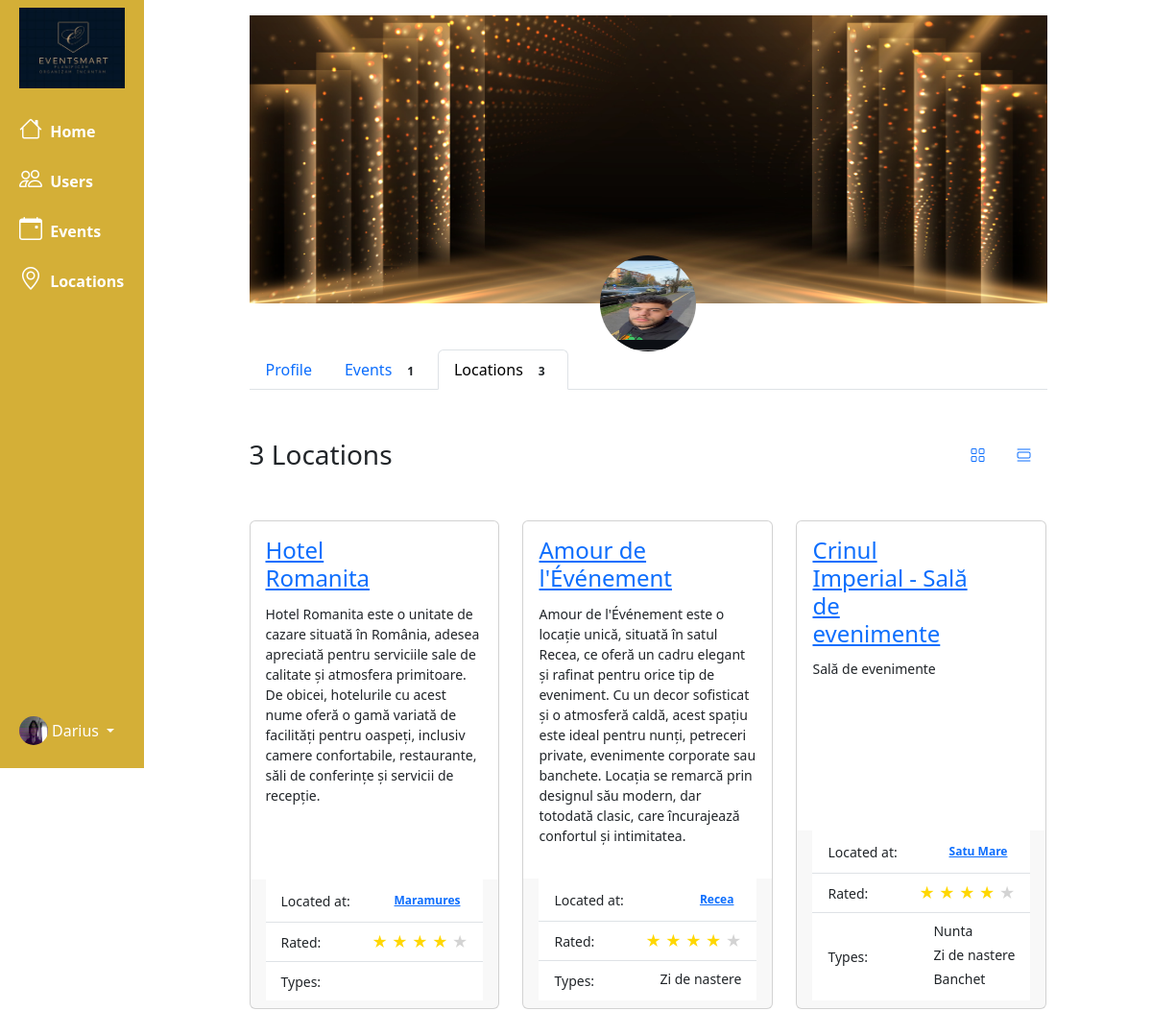
/view_user_locations/Andrei/ (signed in), run on the app's committed database.
### base/models.py (models this page shows, shortened)
class Profile(models.Model):
    user = models.OneToOneField(User, on_delete=models.CASCADE, null=True, blank=True)
    username = models.CharField(max_length=150, unique=True)
    password = models.CharField(max_length=128)
    email = models.EmailField()
    description = models.TextField(null=True, blank=True)
    photo = models.ImageField(upload_to='profile_photos/', null=True, blank=True)
    approved = models.BooleanField(default=False)
    number = models.CharField(max_length=15,default="+(40) 748364823")
    age = models.IntegerField(default=20)

class Location(models.Model):
    owner = models.ForeignKey(User, on_delete=models.SET_NULL, null=True)
    name = models.CharField(max_length=100)
    description = models.TextField(null=True, blank=True)
    gallery = models.ImageField(upload_to='images/', null=True, blank=True)
    location = models.TextField(max_length=30)
    types = models.ManyToManyField(Type, blank=True)
    seats_numbers = models.IntegerField(null=True, blank=True)
    created_at = models.DateTimeField(auto_now_add=True)
    cost = models.IntegerField(default=3000)
    number = models.CharField(max_length=20, default="+(40) 74 83 64 823")

class Type(models.Model):
    name = models.CharField(max_length=100)
    def __str__(self):
        return self.name

### base/views.py (the view)
@login_required(login_url='/login')
def viewUserLocations(request, pk):
    if not request.user.is_superuser:
            return HttpResponse("Only admin can access this page.")
    user = User.objects.get(username=pk)
    locations = Location.objects.filter(owner=user)
    loc_count = locations.count()
    events = Event.objects.filter(organized_by=user)
    ev_count = events.count()
    print("Count:",loc_count)
    context = {
    'locations':locations,
    'user':user,
    'ev_count':ev_count,
    'loc_count':loc_count
    }
    return render(request, 'base/admin-user-locations.html', context)

### base/context_processors.py (called while the page is built)
def media_url(request):
    return {
        'MEDIA_URL': settings.MEDIA_URL
    }

### base/templates/base/admin-user-locations.html (shortened to what this page needs)
{% extends 'main.html' %}
{% block content %}
<div class="container-fluid">
    <div class="row flex-nowrap">
<div class="col-auto siderbar col-md-2 forevents px-sm-1 px-0" style="flex: 0 0 12.5%; max-width: 12.5%;">
                <div class="d-flex flex-column align-items-center align-items-sm-start px-3 pt-2 text-white min-vh-100">
                    <a href="{% url 'home-admin' %}" class="d-flex align-items-center pb-3 mb-md-0 me-md-auto text-white text-decoration-none">
                        <img class="navbar-brand" style="width:100%" src="{{ MEDIA_URL }}logos/logo.jpg" alt="EventEase Logo">
                    </a>
                <ul class="nav nav-pills flex-column text-white mb-sm-auto mb-0 align-items-center align-items-sm-start" id="menu">
                    <li class="nav-item">
                        <a href="{% url 'home-admin' %}" class="nav-link align-middle px-0 text-white">
                            <i class="fs-4 bi-house"></i>
                            <span class="ms-1 d-none d-sm-inline">Home</span>
                        </a>
                    </li>
                    <li>
                        <a href="{% url 'users' %}" class="nav-link px-0 align-middle text-white">
                            <i class="fs-4 bi-people"></i>
                            <span class="ms-1 d-none d-sm-inline">Users</span>
                        </a>
                    </li>
                    <li>
                        <a href="{% url 'admin-events' %}" class="nav-link px-0 align-middle text-white">
                            <i class="fs-4 bi-calendar-event"></i>
                            <span class="ms-1 d-none d-sm-inline">Events</span>
                        </a>
                    </li>
                    <li>
                        <a href="{% url 'admin-locations' %}" class="nav-link px-0 align-middle text-white">
                            <i class="fs-4 bi-geo-alt"></i>
                            <span class="ms-1 d-none d-sm-inline">Locations</span>
                        </a>
                    </li>
                </ul>
                <div class="dropdown pb-4">
                    <a href="#" class="d-flex align-items-center text-white text-decoration-none dropdown-toggle"
                        id="dropdownUser1" data-bs-toggle="dropdown" aria-expanded="false">
                        <img src="{{ request.user.profile.photo.url }}" alt="hugenerd" width="30" height="30"
                            class="rounded-circle">
                        <span class="d-none d-sm-inline mx-1">{{ request.user.username }}</span>
                    </a>
                </div>
            </div>
        </div>
        <div class="col py-3 events view">
            <div class="content container-fluid">
                <div class="row justify-content-lg-center">
                   <div class="col-lg-10">
                      <div class="profile-cover" style="position: relative;">
                        <div class="profile-cover-img-wrapper">
                            <img style="width: 100%; height: 300px; object-fit:cover;" class="logo" src="{{ MEDIA_URL }}logos/Login Picture.jpg" alt="EventEase Logo">
                        </div>
                    </div>
                    <div class="text-center mb-5" style="position: relative;">
                        <div class="avatar avatar-xxl avatar-circle profile-cover-avatar"
                             style="position: absolute; top: -50px; left: 50%; transform: translateX(-50%);">
                            <img class="avatar-img"
                                 style="width: 100px; height: 100px; border-radius: 50%;"
                                 src="{{ user.profile.photo.url }}"
                                 alt="Image Description">
                        </div>
                    </div>
                      <div class="js-nav-scroller hs-nav-scroller-horizontal mb-5">
                         <ul class="nav nav-tabs align-items-center">
                            <li class="nav-item">
                                <a class="nav-link " href="{% url 'view_user_admin' user.username %}">Profile</a>
                             </li>
                             <li class="nav-item">
                                <a class="nav-link " href="{% url 'view_user_events' user.username %}">Events <span class="badge bg-soft-dark text-dark rounded-circle ms-1">{{ev_count}}</span></a>
                             </li>
                            <li class="nav-item">
                               <a class="nav-link active" href="">Locations <span class="badge bg-soft-dark text-dark rounded-circle ms-1">{{ loc_count }}</span></a>
                            </li>
                         </ul>
                      </div>
                      <div class="row align-items-center mb-5">
                         <div class="col">
                            <h3 class="mb-0">{{ loc_count }} Locations</h3>
                         </div>
                         <div class="col-auto">
                            <ul class="nav nav-segment" id="profileTeamsTab" role="tablist">
                               <li class="nav-item" role="presentation">
                                  <a class="nav-link active" id="grid-tab" data-bs-toggle="tab" href="#grid" role="tab" aria-controls="grid" aria-selected="true" title="Column view">
                                  <i class="bi-grid"></i>
                                  </a>
                               </li>
                               <li class="nav-item" role="presentation">
                                  <a class="nav-link" id="list-tab" data-bs-toggle="tab" href="#list" role="tab" aria-controls="list" aria-selected="false" title="List view" tabindex="-1">
                                  <i class="bi-view-list"></i>
                                  </a>
                               </li>
                            </ul>
                         </div>
                      </div>
                      <div class="tab-content" id="profileTeamsTabContent">
                         <div class="tab-pane fade active show" id="grid" role="tabpanel" aria-labelledby="grid-tab">
                            <div class="row row-cols-1 row-cols-sm-2 row-cols-lg-3">
                               {% for location in locations %}
<div class="col mb-3 mb-lg-5">
                                  <div class="card h-100">
                                     <div class="card-body pb-0">
                                        <div class="row align-items-center mb-2">
                                           <div class="col-9">
                                              <h4 class="mb-1">
                                                 <a href="{% url 'admin-view-location' location.name %}"> {{ location.name }} </a>
                                              </h4>
                                           </div>
                                        </div>
                                        <p>{{ location.description }}</p>
                                     </div>
                                     <div class="card-footer border-0 pt-0">
                                        <div class="list-group list-group-flush list-group-no-gutters">
                                           <div class="list-group-item">
                                              <div class="row align-items-center">
                                                 <div class="col">
                                                    <span class="card-subtitle">Located at:</span>
                                                 </div>
                                                 <div class="col-auto">
                                                    <a class="badge bg-soft-primary text-primary p-2" href="#">{{ location.location }}</a>
                                                 </div>
                                              </div>
                                           </div>
                                           <div class="list-group-item">
                                              <div class="row align-items-center">
                                                 <div class="col">
                                                    <span class="card-subtitle">Rated:</span>
                                                 </div>
                                                 <div class="col-auto">
                                                    <div class="d-flex gap-1">
                                                      <span class="text-muted">
                                                         <span class="star filled">★</span>
                                                         <span class="star filled">★</span>
                                                         <span class="star filled">★</span>
                                                         <span class="star filled">★</span>
                                                         <span class="star empty">★</span>
                                                     </span>
                                                    </div>
                                                 </div>
                                              </div>
                                           </div>
                                           <div class="list-group-item">
                                              <div class="row align-items-center">
                                                 <div class="col">
                                                    <span class="card-subtitle">Types:</span>
                                                 </div>
                                                 <div class="col-auto">
                                                    <div class="avatar-group avatar-group-xs avatar-circle">
                                                       {% for type in location.types.all %}
                                                       <p>{{ type }}</p>
                                                       {% endfor %}
                                                    </div>
                                                 </div>
                                              </div>
                                           </div>
                                        </div>
                                     </div>
                                  </div>
                               </div>
                               {% endfor %}
                            </div>
                         </div>
                      </div>
                   </div>
                </div>
             </div>
        </div>
    </div>
</div>
{% endblock content %}

### templates/main.html (shortened to what this page needs)
<!DOCTYPE html>
{% load static %}
<html lang="en">
<head>
    <link href="https://cdn.jsdelivr.net/npm/bootstrap-icons/font/bootstrap-icons.css" rel="stylesheet">
    <link rel="stylesheet" href="https://cdnjs.cloudflare.com/ajax/libs/noUiSlider/15.6.0/nouislider.min.css" />
    <link href="https://cdn.jsdelivr.net/npm/bootstrap@5.3.0-alpha3/dist/css/bootstrap.min.css" rel="stylesheet">
    <link rel="stylesheet" href="https://cdn.jsdelivr.net/npm/choices.js/public/assets/styles/choices.min.css">
    <link rel="stylesheet" href="https://cdn.jsdelivr.net/npm/flatpickr/dist/flatpickr.min.css">
    <link rel="stylesheet" href="https://cdn.jsdelivr.net/npm/flatpickr/dist/flatpickr.min.css">
    <link rel="stylesheet" href="https://cdn.jsdelivr.net/npm/apexcharts/dist/apexcharts.css">
    <link rel="stylesheet" href="https://unpkg.com/swiper/swiper-bundle.min.css">
    <link rel="stylesheet" href="https://cdn.jsdelivr.net/npm/bootstrap-icons@1.11.3/font/bootstrap-icons.min.css">
    <link rel="stylesheet" type="text/css" href="{% static 'css/styles.css' %}">
    <link rel="stylesheet" type="text/css" href="{% static 'css/sidebar-admin.css' %}">
    <link rel="stylesheet" type="text/css" href="{% static 'css/admin-charts.css' %}">
    <link rel="stylesheet" type="text/css" href="{% static 'css/admin-locations.css' %}">
    <link rel="stylesheet" type="text/css" href="{% static 'css/admin-events.css' %}">
    <link rel="stylesheet" type="text/css" href="{% static 'css/update-users-admin.css' %}">
    <link rel="stylesheet" type="text/css" href="{% static 'css/admin-users.css' %}">
    <link rel="stylesheet" type="text/css" href="{% static 'css/personal_home.css' %}">
    <link rel="stylesheet" href="https://cdn.datatables.net/1.13.5/css/jquery.dataTables.min.css">
    <link href="https://cdn.jsdelivr.net/npm/bootstrap@5.3.0-alpha1/dist/css/bootstrap.min.css" rel="stylesheet">
</head>
<body>
    {% block content %}
    {% endblock %}
</body>
</html>

### static/css/styles.css (style rules this page uses)
.card p { margin-bottom: 4px; font-size: 14px; }
body { font-family: Arial, sans-serif; background-color: #FAF9F6; margin: 0; }
a { color: #D4AF37; text-decoration: none; }
.task_manager span, a { margin-left: auto; }
:root { --primary-color: #2E8B57; --secondary-color: #D4AF37; --text-color: #002B5B; }

### static/css/sidebar-admin.css (style rules this page uses)
.col-auto.siderbar { background: #D4AF37 !important; }
#menu li { font-weight: bold !important; }
#menu li, .dropdown { transition: transform 0.5s ease; }
#dropdownUser1::after { transition:transform 0.2s ease; }

### static/css/admin-locations.css (style rules this page uses)
.col-auto.col-md-2.forevents { position:fixed; }
.col.py-3.events { margin-left: 12.5%; overflow-y: auto; max-width: 100%; }
.col.py-3.events { overflow:hidden; }
.nav-link { color:#D4AF37; }
.dropdown { position: relative; }
.star { color: lightgray; }
.star.filled { color: gold; }

### data on the page
Location: name "Hotel Romanita", description "Hotel Romanita este o unitate de cazare situată în România, adesea apreciată pentru serviciile sale de calitate și atmosfera primitoare. De obicei, hotelurile cu acest nume oferă o gamă variată de facilități pentru oaspeți, inclusiv camere confortabile, restaurante, săli de conferințe și servicii de recepție.", location "Maramures"
Location: name "Amour de l'Événement", description "Amour de l'Événement este o locație unică, situată în satul Recea, ce oferă un cadru elegant și rafinat pentru orice tip de eveniment. Cu un decor sofisticat și o atmosferă caldă, acest spațiu este ideal pentru nunți, petreceri private, evenimente corporate sau banchete. Locația se remarcă prin designul său modern, dar totodată clasic, care încurajează confortul și intimitatea.", location "Recea"
Type: name "Zi de nastere"
Location: name "Crinul Imperial - Sală de evenimente", description "Sală de evenimente", location "Satu Mare"
Type: name "Nunta"
Type: name "Banchet"

### other printed values
{{ request.user.username }} "Darius"
{{ ev_count }} "1"
{{ loc_count }} "3"
